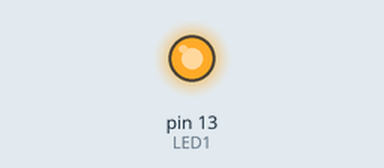
Simulated run of this sketch. Board: Arduino Uno, built with avr-gcc and run on an emulated ATmega328P. On the bench: output pins drawn as LEDs (lit = HIGH).

Above: at 0.1 s.
Timing chart, 0 to 1.6 s (numbered marks = the images above):
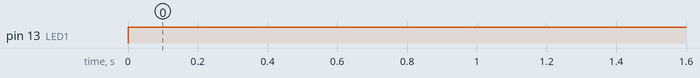

The sketch:

LEDSketch.ino
```cpp
int LED1 = 13; //This is pin 13 on the Elegoo/Arduino Board

void setup() {
  // put your setup code here, to run once:
  pinMode(LED1, OUTPUT); //
}

void loop() {
  // put your main code here, to run repeatedly:
//  Serial.println(INITIAL_RATE);
  digitalWrite(LED1, HIGH);
}
```

Measured:
- by itself, pin 13 (LED1): LOW → HIGH at 0.00 s
